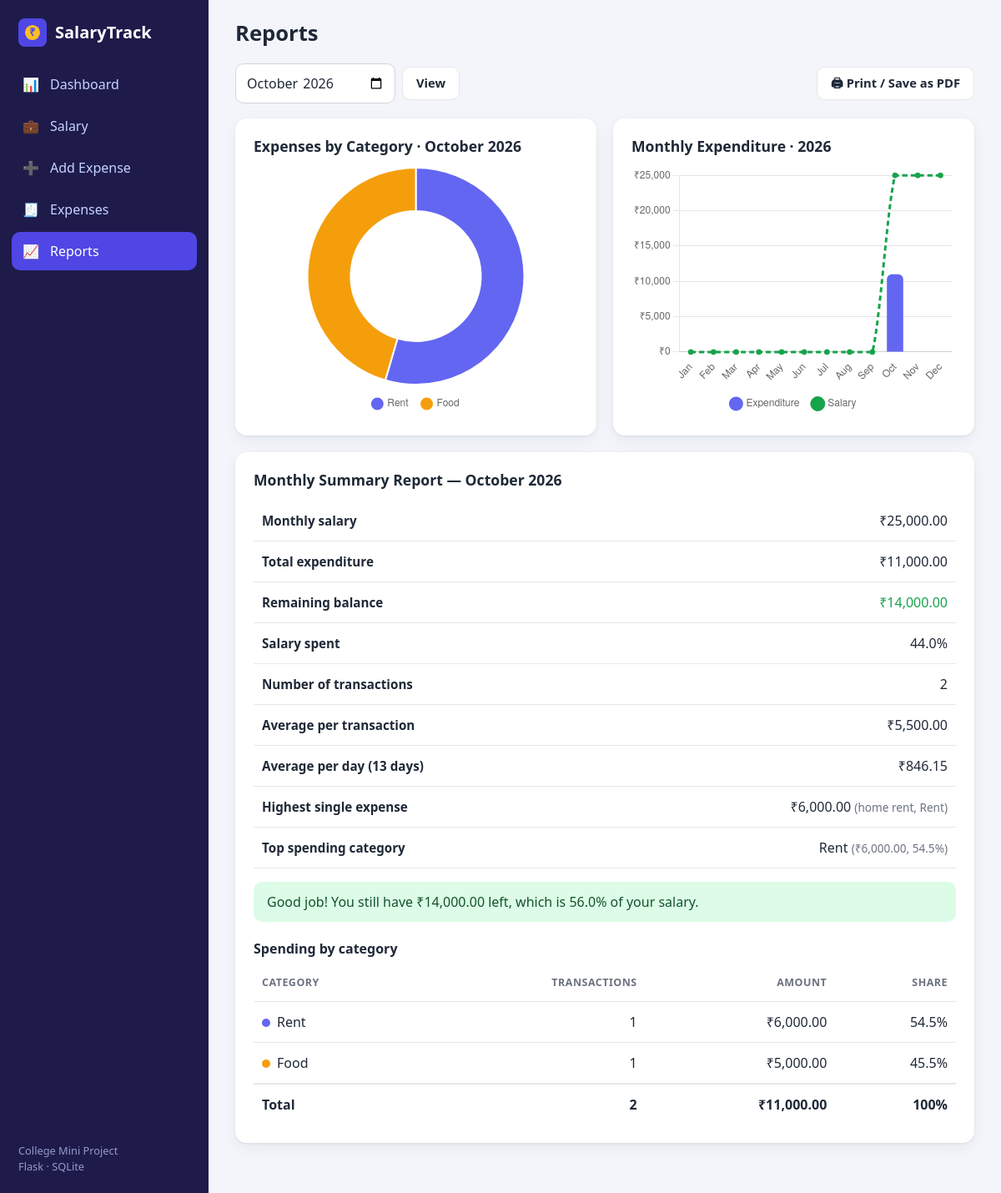
Page /reports on the committed database.
### tables this page shows
CREATE TABLE salary (
            id         INTEGER PRIMARY KEY AUTOINCREMENT,
            month      TEXT    NOT NULL UNIQUE,          -- e.g. '2026-10'
            amount     REAL    NOT NULL CHECK (amount >= 0),
            updated_at TEXT    NOT NULL DEFAULT CURRENT_TIMESTAMP
        );

CREATE TABLE expenses (
            id          INTEGER PRIMARY KEY AUTOINCREMENT,
            name        TEXT    NOT NULL,
            amount      REAL    NOT NULL CHECK (amount > 0),
            category    TEXT    NOT NULL,
            date        TEXT    NOT NULL,                -- e.g. '2026-10-13'
            description TEXT    DEFAULT '',
            created_at  TEXT    NOT NULL DEFAULT CURRENT_TIMESTAMP
        );

### app.py (the view)
@app.route("/reports")
def reports():
    db = get_db()
    month = month_from_request()
    year = month[:4]
    summary = month_summary(db, month)
    breakdown = category_breakdown(db, month)
    monthly_spend = [0.0] * 12
    rows = db.execute(
        """
        SELECT CAST(substr(date, 6, 2) AS INTEGER) AS m, SUM(amount) AS total
        FROM expenses
        WHERE substr(date, 1, 4) = ?
        GROUP BY m
        """,
        (year,),
    ).fetchall()
    for r in rows:
        monthly_spend[r["m"] - 1] = round(r["total"], 2)
    monthly_salary = [get_salary(db, f"{year}-{i:02d}")[0] for i in range(1, 13)]
    stats = db.execute(
        "SELECT COUNT(*) AS n FROM expenses WHERE substr(date, 1, 7) = ?", (month,)
    ).fetchone()
    count = stats["n"]
    biggest = db.execute(
        """
        SELECT name, amount, category, date FROM expenses
        WHERE substr(date, 1, 7) = ?
        ORDER BY amount DESC, id DESC LIMIT 1
        """,
        (month,),
    ).fetchone()
    year_num, month_num = int(year), int(month[5:])
    if month == current_month():
        days = date.today().day            # days passed so far this month
    else:
        days = calendar.monthrange(year_num, month_num)[1]
    report = {
        "count": count,
        "average": round(summary["total"] / count, 2) if count else 0,
        "daily_average": round(summary["total"] / days, 2) if days else 0,
        "days": days,
        "biggest": biggest,
        "top_category": breakdown[0] if breakdown else None,
    }
    chart_data = {
        "currency": CURRENCY,
        "categories": chart_category_data(breakdown),
        "monthly": {
            "labels": [calendar.month_abbr[i] for i in range(1, 13)],
            "spend": monthly_spend,
            "salary": monthly_salary,
            "year": year,
        },
    }
    return render_template(
        "reports.html",
        month=month,
        month_label=month_label(month),
        year=year,
        s=summary,
        breakdown=breakdown,
        report=report,
        chart_data=chart_data,
        year_has_data=any(monthly_spend),
    )

### app.py (called while the page is built)
def get_db():
    if "db" not in g:
        g.db = sqlite3.connect(DATABASE)
        g.db.row_factory = sqlite3.Row  # lets us use row["column_name"]
    return g.db

def current_month():
    return date.today().strftime("%Y-%m")

def normalize_month(value):
    try:
        parsed = datetime.strptime((value or "").strip(), "%Y-%m")
    except ValueError:
        return None
    if not 2000 <= parsed.year <= 2100:
        return None
    return parsed.strftime("%Y-%m")

def month_from_request():
    return normalize_month(request.args.get("month", "")) or current_month()

def month_label(month):
    return datetime.strptime(month, "%Y-%m").strftime("%B %Y")

def get_salary(db, month):
    row = db.execute("SELECT amount FROM salary WHERE month = ?", (month,)).fetchone()
    if row:
        return row["amount"], False
    row = db.execute(
        "SELECT amount FROM salary WHERE month < ? ORDER BY month DESC LIMIT 1",
        (month,),
    ).fetchone()
    if row:
        return row["amount"], True
    return 0.0, False

def month_summary(db, month):
    salary, carried = get_salary(db, month)
    total = db.execute(
        "SELECT COALESCE(SUM(amount), 0) FROM expenses WHERE substr(date, 1, 7) = ?",
        (month,),
    ).fetchone()[0]
    total = round(total, 2)
    remaining = round(salary - total, 2)
    percent = round(total / salary * 100, 1) if salary > 0 else None
    if salary <= 0:
        status = "no_salary"
    elif remaining < 0:
        status = "over"
    elif percent >= 80:
        status = "warning"
    else:
        status = "good"
    if percent is not None:
        bar = min(percent, 100)
    else:
        bar = 100 if total > 0 else 0
    return {
        "salary": salary,
        "carried": carried,
        "total": total,
        "remaining": remaining,
        "percent": percent,
        "bar": bar,
        "status": status,
    }

def category_breakdown(db, month):
    rows = db.execute(
        """
        SELECT category, SUM(amount) AS total, COUNT(*) AS count
        FROM expenses
        WHERE substr(date, 1, 7) = ?
        GROUP BY category
        ORDER BY total DESC
        """,
        (month,),
    ).fetchall()
    grand_total = sum(r["total"] for r in rows)
    return [
        {
            "category": r["category"],
            "total": round(r["total"], 2),
            "count": r["count"],
            "share": round(r["total"] / grand_total * 100, 1) if grand_total else 0,
        }
        for r in rows
    ]

### templates/reports.html (shortened to what this page needs)
{% extends "base.html" %}
{% block page_title %}Reports{% endblock %}
{% block content %}
<div class="toolbar no-print">
  <form method="get" action="{{ url_for('reports') }}" class="inline-form">
    <input type="month" id="month" name="month" value="{{ month }}" data-autosubmit>
    <button type="submit" class="btn">View</button>
  </form>
  <div class="toolbar-right">
    <button type="button" class="btn" data-print>🖨 Print / Save as PDF</button>
  </div>
</div>
<section class="grid-2">
  <div class="card">
    <h2>Expenses by Category · {{ month_label }}</h2>
    {% if breakdown %}
      <div class="chart-box"><canvas id="categoryChart" aria-label="Doughnut chart of spending by category" role="img"></canvas></div>
    {% else %}
      <p class="empty">No expenses recorded for {{ month_label }}.</p>
    {% endif %}
  </div>
  <div class="card">
    <h2>Monthly Expenditure · {{ year }}</h2>
    {% if year_has_data %}
      <div class="chart-box"><canvas id="monthlyChart" aria-label="Bar chart of monthly expenditure" role="img"></canvas></div>
    {% else %}
      <p class="empty">No expenses recorded in {{ year }} yet.</p>
    {% endif %}
  </div>
</section>
<section class="card report">
  <div class="card-head">
    <h2>Monthly Summary Report — {{ month_label }}</h2>
  </div>
  <div class="table-wrap">
    <table class="table summary-table">
      <tbody>
        <tr><th>Monthly salary{% if s.carried %} <span class="muted small">(carried over)</span>{% endif %}</th><td class="num">{{ s.salary|money }}</td></tr>
        <tr><th>Total expenditure</th><td class="num">{{ s.total|money }}</td></tr>
        <tr><th>Remaining balance</th><td class="num {{ 'text-red' if s.remaining < 0 else 'text-green' }}">{{ s.remaining|money }}</td></tr>
        <tr><th>Salary spent</th><td class="num">{% if s.percent is none %}N/A (no salary set){% else %}{{ '%.1f'|format(s.percent) }}%{% endif %}</td></tr>
        <tr><th>Number of transactions</th><td class="num">{{ report.count }}</td></tr>
        <tr><th>Average per transaction</th><td class="num">{{ report.average|money }}</td></tr>
        <tr><th>Average per day ({{ report.days }} day{{ 's' if report.days != 1 }})</th><td class="num">{{ report.daily_average|money }}</td></tr>
        <tr>
          <th>Highest single expense</th>
          <td class="num">
            {% if report.biggest %}{{ report.biggest['amount']|money }} <span class="muted small">({{ report.biggest['name'] }}, {{ report.biggest['category'] }})</span>{% else %}—{% endif %}
          </td>
        </tr>
        <tr>
          <th>Top spending category</th>
          <td class="num">
            {% if report.top_category %}{{ report.top_category.category }} <span class="muted small">({{ report.top_category.total|money }}, {{ report.top_category.share }}%)</span>{% else %}—{% endif %}
          </td>
        </tr>
      </tbody>
    </table>
  </div>
  <p class="verdict status-text-{{ s.status }}">
    {% if s.status == 'no_salary' %}
      No salary is set for this month, so the balance and percentage cannot be judged. Please add your salary.
    {% elif s.status == 'over' %}
      You spent {{ (-s.remaining)|money }} more than your salary this month. Try to cut back in the biggest categories.
    {% elif s.status == 'warning' %}
      You have used {{ '%.1f'|format(s.percent) }}% of your salary — watch your spending for the rest of the month.
    {% else %}
      Good job! You still have {{ s.remaining|money }} left, which is {{ '%.1f'|format(100 - s.percent) }}% of your salary.
    {% endif %}
  </p>
  {% if breakdown %}
    <h3>Spending by category</h3>
    <div class="table-wrap">
      <table class="table stack">
        <thead><tr><th>Category</th><th class="num">Transactions</th><th class="num">Amount</th><th class="num">Share</th></tr></thead>
        <tbody>
          {% for b in breakdown %}
          <tr>
            <td data-label="Category"><span class="dot" style="background: {{ category_colors.get(b.category, '#64748b') }}"></span>{{ b.category }}</td>
            <td data-label="Transactions" class="num">{{ b.count }}</td>
            <td data-label="Amount" class="num">{{ b.total|money }}</td>
            <td data-label="Share" class="num">{{ b.share }}%</td>
          </tr>
          {% endfor %}
        </tbody>
        <tfoot>
          <tr><th>Total</th><th class="num">{{ report.count }}</th><th class="num">{{ s.total|money }}</th><th class="num">100%</th></tr>
        </tfoot>
      </table>
    </div>
  {% endif %}
</section>
{% endblock %}
{% block scripts %}
{% if breakdown or year_has_data %}
<script>window.chartData = {{ chart_data|tojson }};</script>
{% endif %}
{% endblock %}

### templates/base.html (shortened to what this page needs)
<!DOCTYPE html>
<html lang="en">
<head>
  <link rel="stylesheet" href="{{ url_for('static', filename='css/style.css') }}">
</head>
<body>
{% set ep = request.endpoint %}
<div class="app">
  <aside class="sidebar" id="sidebar">
    <div class="brand">
      <img src="{{ url_for('static', filename='images/favicon.svg') }}" alt="" width="34" height="34">
      <span>SalaryTrack</span>
    </div>
    <nav>
      <a href="{{ url_for('dashboard') }}" class="{{ 'active' if ep == 'dashboard' }}"><span class="ico">📊</span> Dashboard</a>
      <a href="{{ url_for('salary') }}" class="{{ 'active' if ep == 'salary' }}"><span class="ico">💼</span> Salary</a>
      <a href="{{ url_for('add_expense') }}" class="{{ 'active' if ep == 'add_expense' }}"><span class="ico">➕</span> Add Expense</a>
      <a href="{{ url_for('expenses') }}" class="{{ 'active' if ep in ('expenses', 'edit_expense') }}"><span class="ico">🧾</span> Expenses</a>
      <a href="{{ url_for('reports') }}" class="{{ 'active' if ep == 'reports' }}"><span class="ico">📈</span> Reports</a>
    </nav>
    <div class="sidebar-foot">College Mini Project<br>Flask · SQLite</div>
  </aside>
  <div class="main">
    <header class="topbar">
      <h1>{% block page_title %}Dashboard{% endblock %}</h1>
    </header>
    {% block content %}{% endblock %}
  </div>
</div>
{% block scripts %}{% endblock %}
</body>
</html>

### static/css/style.css (style rules this page uses)
:root { --bg: #f3f5fb; --surface: #ffffff; --text: #1f2937; --muted: #6b7280; --border: #e5e7eb; --primary: #4f46e5; --primary-dark: #4338ca; --primary-soft: #eef2ff; --green: #16a34a; --red: #dc2626; --amber: #d97706; --sidebar: #1e1b4b; --sidebar-text: #c7d2fe; --radius: 14px; --shadow: 0 1px 3px rgba(16, 24, 40, .08), 0 6px 18px rgba(16, 24, 40, .05); --sidebar-width: 250px; }
* { box-sizing: border-box; }
body { margin: 0; font-family: "Segoe UI", system-ui, -apple-system, Roboto, "Helvetica Neue", Arial, sans-serif; font-size: 16px; line-height: 1.5; background: var(--bg); color: var(--text); }
h1, h2, h3 { margin: 0; line-height: 1.25; }
h2 { font-size: 1.1rem; margin-bottom: 14px; }
h3 { font-size: 1rem; margin: 22px 0 10px; }
a { color: var(--primary); text-decoration: none; }
p { margin: 0 0 12px; }
.muted { color: var(--muted); }
.small { font-size: .85rem; }
.text-green { color: var(--green); }
.app { display: flex; min-height: 100vh; }
.sidebar { position: fixed; top: 0; bottom: 0; left: 0; width: var(--sidebar-width); background: var(--sidebar); color: var(--sidebar-text); display: flex; flex-direction: column; padding: 22px 14px; z-index: 50; transition: transform .25s ease; }
.brand { display: flex; align-items: center; gap: 10px; color: #fff; font-size: 1.25rem; font-weight: 700; padding: 0 8px 22px; }
.sidebar nav { display: flex; flex-direction: column; gap: 4px; }
.sidebar nav a { display: flex; align-items: center; gap: 12px; padding: 11px 12px; color: var(--sidebar-text); border-radius: 10px; font-weight: 500; transition: background .15s, color .15s; }
.sidebar nav a.active { background: var(--primary); color: #fff; }
.ico { width: 22px; text-align: center; }
.sidebar-foot { margin-top: auto; padding: 12px 8px 0; font-size: .8rem; opacity: .7; }
.main { flex: 1; min-width: 0; margin-left: var(--sidebar-width); padding: 24px 32px 40px; }
.topbar { display: flex; align-items: center; gap: 12px; margin-bottom: 20px; }
.topbar h1 { font-size: 1.6rem; }
.toolbar { display: flex; flex-wrap: wrap; gap: 12px; align-items: center; justify-content: space-between; margin-bottom: 18px; }
.toolbar-right { display: flex; flex-wrap: wrap; gap: 10px; }
.grid-2 { display: grid; grid-template-columns: repeat(2, minmax(0, 1fr)); gap: 20px; margin-bottom: 20px; }
.card { background: var(--surface); border-radius: var(--radius); box-shadow: var(--shadow); padding: 22px; margin-bottom: 20px; }
.grid-2 .card { margin-bottom: 0; }
.card-head { display: flex; justify-content: space-between; align-items: center; gap: 12px; flex-wrap: wrap; margin-bottom: 8px; }
.card-head h2 { margin-bottom: 6px; }
.dot { display: inline-block; width: 10px; height: 10px; border-radius: 50%; margin-right: 8px; }
.chart-box { position: relative; height: 300px; }
.verdict { margin-top: 16px; padding: 12px 16px; border-radius: 10px; background: var(--primary-soft); }
.status-text-good { background: #dcfce7; color: #14532d; }
.btn { display: inline-block; cursor: pointer; padding: 9px 16px; border-radius: 10px; border: 1px solid var(--border); background: var(--surface); color: var(--text); font: inherit; font-weight: 600; font-size: .92rem; line-height: 1.3; transition: background .15s, border-color .15s, transform .05s; }
input[type="text"], input[type="number"], input[type="date"], input[type="month"], input[type="search"], select, textarea { width: 100%; padding: 10px 12px; border: 1px solid #d1d5db; border-radius: 10px; font: inherit; color: var(--text); background: #fff; }
.inline-form { display: inline-flex; gap: 8px; align-items: center; margin: 0; }
.table-wrap { overflow-x: auto; }
.table { width: 100%; border-collapse: collapse; }
.table th, .table td { padding: 12px 10px; text-align: left; border-bottom: 1px solid var(--border); vertical-align: middle; }
.table thead th { font-size: .78rem; text-transform: uppercase; letter-spacing: .04em; color: var(--muted); }
.table tfoot th { border-bottom: 0; border-top: 2px solid var(--border); }
.table .num { text-align: right; white-space: nowrap; }
.summary-table th { width: 45%; font-weight: 600; color: var(--text); text-transform: none; font-size: .95rem; letter-spacing: 0; }
.summary-table td { text-align: right; }

### rows in the picture
salary: salary "₹25,000.00"
expenses: biggest.amount "₹6,000.00", biggest.name "home rent", biggest.category "Rent", top_category.category "Rent", category "Rent", count "1", total "₹6,000.00", share "54.5"
expenses: category "Food", count "1", total "₹5,000.00", share "45.5"

### other values in the picture
{{ month_label }} "October 2026"
{{ year }} "2026"
{{ s.total|money }} "₹11,000.00"
{{ s.remaining|money }} "₹14,000.00"
{{ '%.1f'|format(s.percent) }} "44.0"
{{ report.count }} "2"
{{ report.average|money }} "₹5,500.00"
{{ report.days }} "13"
{{ 's' if report.days != 1 }} "s"
{{ report.daily_average|money }} "₹846.15"
{{ report.top_category.total|money }} "₹6,000.00"
{{ report.top_category.share }} "54.5"
{{ '%.1f'|format(100 - s.percent) }} "56.0"
